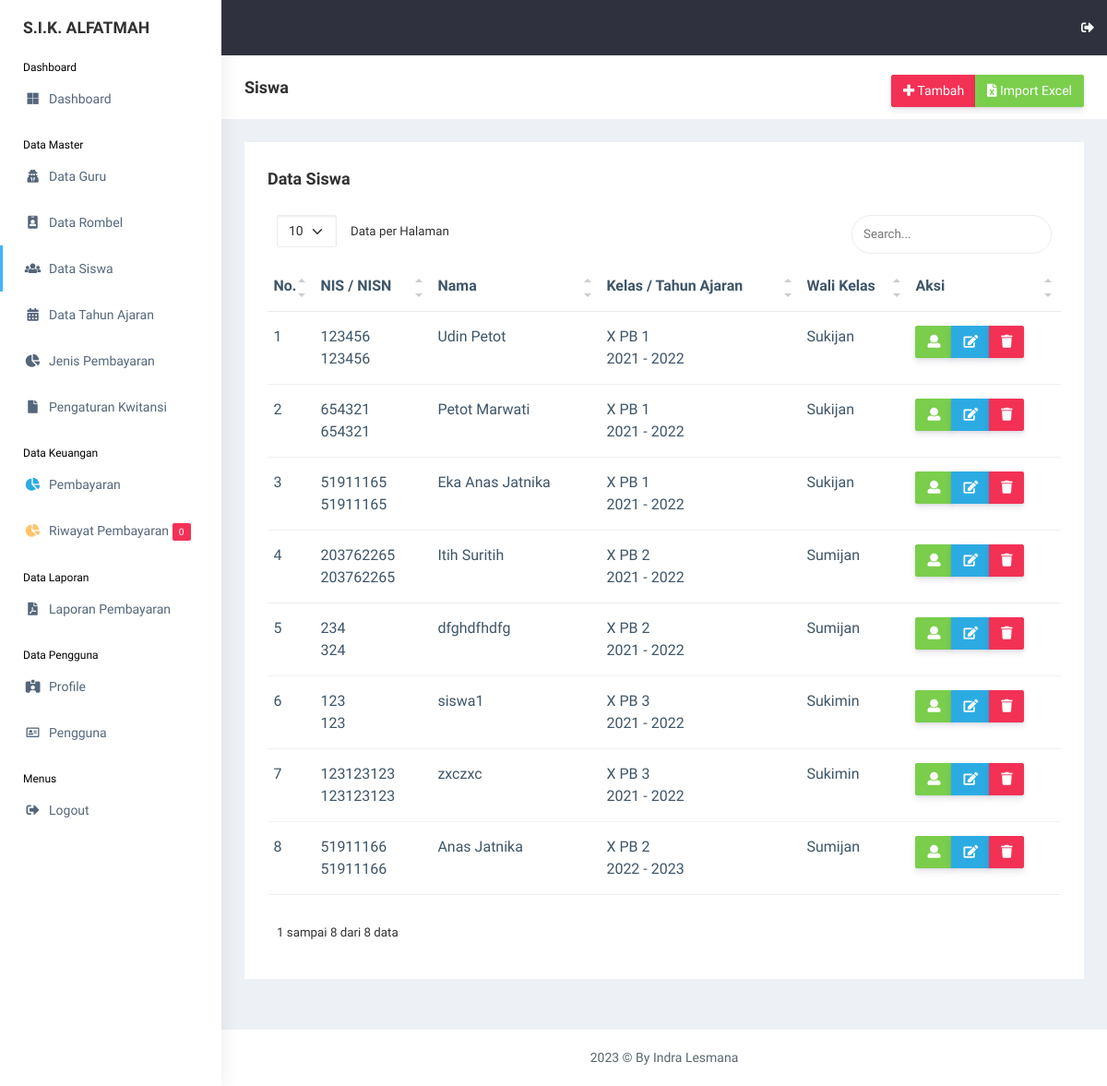
Screenshot of /view_master/siswa.php (signed in) with the database file from the repository.
### tables this page shows
CREATE TABLE `siswa` (
  `id_siswa` int(11) NOT NULL,
  `nis` int(11) NOT NULL,
  `nisn` int(11) NOT NULL,
  `nama_siswa` varchar(255) NOT NULL,
  `id_rombel` int(11) NOT NULL,
  `jk` varchar(20) NOT NULL,
  `alamat` text NOT NULL,
  `phone` varchar(20) NOT NULL,
  `username` varchar(255) NOT NULL,
  `password` varchar(255) NOT NULL,
  `gambar` varchar(255) NOT NULL,
  `id_tahun_ajaran` int(11) NOT NULL,
  `date_created` date NOT NULL,
  `is_active` int(11) NOT NULL
);

CREATE TABLE `rombel` (
  `id_rombel` int(11) NOT NULL,
  `rombel` varchar(255) NOT NULL,
  `id_guru` int(11) NOT NULL
);

CREATE TABLE `tahun_ajaran` (
  `id_tahun_ajaran` int(11) NOT NULL,
  `tahun_ajaran` varchar(50) NOT NULL
);

CREATE TABLE `guru` (
  `id_guru` int(11) NOT NULL,
  `nama_guru` varchar(255) NOT NULL,
  `mapel` varchar(255) NOT NULL,
  `date_created` date NOT NULL,
  `is_active` int(11) NOT NULL
);

### functions.php (called while the page is built, shortened)
<?php
$conn = mysqli_connect("localhost", "root", "", "db_sika");
function query($query)
{
    global $conn;
    $result = mysqli_query($conn, $query);
    $rows = [];
    while ($row = mysqli_fetch_assoc($result)) {
        $rows[] = $row;
    }
    return $rows;
}

### view_master/siswa.php (the view, shortened to what this page needs)
<?php
include "../templates/header.php";
$siswa = query(
    "SELECT * FROM siswa
    INNER JOIN rombel ON rombel.id_rombel = siswa.id_rombel
    INNER JOIN tahun_ajaran ON tahun_ajaran.id_tahun_ajaran = siswa.id_tahun_ajaran
    INNER JOIN guru ON guru.id_guru = rombel.id_guru
    ORDER BY siswa.id_tahun_ajaran ASC, rombel.rombel ASC"
);
?>
<div class="page-breadcrumb bg-white">
    <div class="row align-items-center">
        <div class="col-lg-3 col-md-4 col-sm-4 col-xs-12">
            <h4 class="page-title">Siswa</h4>
        </div>
        <div class="col-lg-9 col-sm-8 col-md-8 col-xs-12">
            <div class="d-md-flex">
                <ol class="breadcrumb ms-auto">
                    <li>
                        <div class="btn-group btn-group-toggle" data-toggle="buttons">
                            <a href="siswa_add.php"
                                class="btn btn-danger  d-none d-md-block pull-right hidden-xs hidden-sm waves-effect waves-light text-white"><i
                                    class="fas fa-plus"></i> Tambah</a>
                            <a href="siswa_import.php"
                                class="btn btn-success  d-none d-md-block pull-right hidden-xs hidden-sm waves-effect waves-light text-white"><i
                                    class="fas fa-file-excel"></i> Import Excel</a>
                        </div>
                    </li>
                </ol>
            </div>
        </div>
    </div>
</div>
<div class="container-fluid">
    <div class="row">
        <div class="col-md-12 col-lg-12 col-sm-12">
            <div class="white-box">
                <div class="d-md-flex mb-3">
                    <h3 class="box-title mb-0">Data Siswa</h3>
                </div>
                <div class="table-responsive">
                    <table class="table no-wrap" id="data-table">
                        <thead>
                            <tr>
                                <th class="border-top-0">No.</th>
                                <th class="border-top-0">NIS / NISN</th>
                                <th class="border-top-0">Nama</th>
                                <th class="border-top-0">Kelas / Tahun Ajaran</th>
                                <th class="border-top-0">Wali Kelas</th>
                                <th class="border-top-0">Aksi</th>
                            </tr>
                        </thead>
                        <tbody>
                            <?php $i = 1; ?>
                            <?php foreach ($siswa as $s): ?>
                                <tr>
                                    <td>
                                        <?= $i; ?>
                                    </td>
                                    <td class="txt-oflo">
                                        <?= $s["nis"]; ?> <br>
                                        <?= $s["nisn"]; ?>
                                    </td>
                                    <td>
                                        <?= $s["nama_siswa"]; ?>
                                    </td>
                                    <td>
                                        <?= $s["rombel"]; ?>
                                        <br>
                                        <?= $s["tahun_ajaran"]; ?>
                                    </td>
                                    <td class="txt-oflo">
                                        <?= $s["nama_guru"]; ?>
                                    </td>
                                    <td>
                                        <div class="btn-group btn-group-toggle" data-toggle="buttons">
                                            <a href="siswa_detail.php?id_siswa=<?= $s["id_siswa"] ?>"
                                                class="btn btn-success text-white"><i class="fas fa-user"></i></a>
                                            <a href="siswa_edit.php?id_siswa=<?= $s["id_siswa"] ?>"
                                                class="btn btn-info text-white"><i class="fas fa-edit"></i></a>
                                            <a href="siswa_delete.php?id_siswa=<?= $s["id_siswa"] ?>"
                                                class="btn btn-danger text-white"
                                                onclick="return confirm('Yakin ingin menghapus <?= $s['nama_siswa']; ?>?');"><i
                                                    class="fas fa-trash"></i></a>
                                        </div>
                                    </td>
                                </tr>
                                <?php $i++; ?>
                            <?php endforeach; ?>
                        </tbody>
                    </table>
                </div>
            </div>
        </div>
    </div>
</div>
<?php
include "../templates/footer.php";
?>

### rows the page displays
siswa: nis "123456", nisn "123456", nama_siswa "Udin Petot", id_rombel.rombel "X PB 1", id_tahun_ajaran.tahun_ajaran "2021 - 2022", guru.nama_guru "Sukijan"
siswa: nis "654321", nisn "654321", nama_siswa "Petot Marwati", id_rombel.rombel "X PB 1", id_tahun_ajaran.tahun_ajaran "2021 - 2022", guru.nama_guru "Sukijan"
siswa: nis "51911165", nisn "51911165", nama_siswa "Eka Anas Jatnika", id_rombel.rombel "X PB 1", id_tahun_ajaran.tahun_ajaran "2021 - 2022", guru.nama_guru "Sukijan"
siswa: nis "203762265", nisn "203762265", nama_siswa "Itih Suritih", id_rombel.rombel "X PB 2", id_tahun_ajaran.tahun_ajaran "2021 - 2022", guru.nama_guru "Sumijan"
siswa: nis "234", nisn "324", nama_siswa "dfghdfhdfg", id_rombel.rombel "X PB 2", id_tahun_ajaran.tahun_ajaran "2021 - 2022", guru.nama_guru "Sumijan"
siswa: nis "123", nisn "123", nama_siswa "siswa1", id_rombel.rombel "X PB 3", id_tahun_ajaran.tahun_ajaran "2021 - 2022", guru.nama_guru "Sukimin"
siswa: nis "123123123", nisn "123123123", nama_siswa "zxczxc", id_rombel.rombel "X PB 3", id_tahun_ajaran.tahun_ajaran "2021 - 2022", guru.nama_guru "Sukimin"
siswa: nis "51911166", nisn "51911166", nama_siswa "Anas Jatnika", id_rombel.rombel "X PB 2", id_tahun_ajaran.tahun_ajaran "2022 - 2023", guru.nama_guru "Sumijan"

### other values shown
$total_notif "0"
